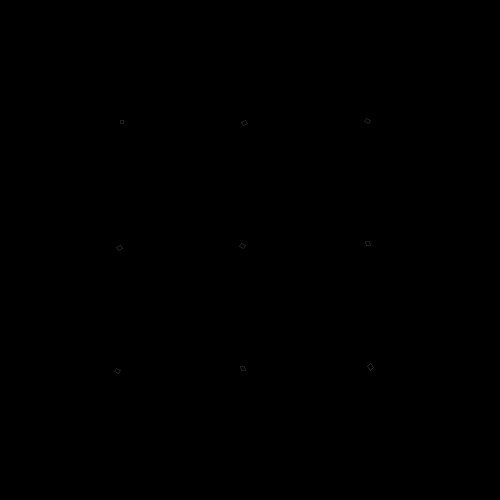
Frame 1 (no input)
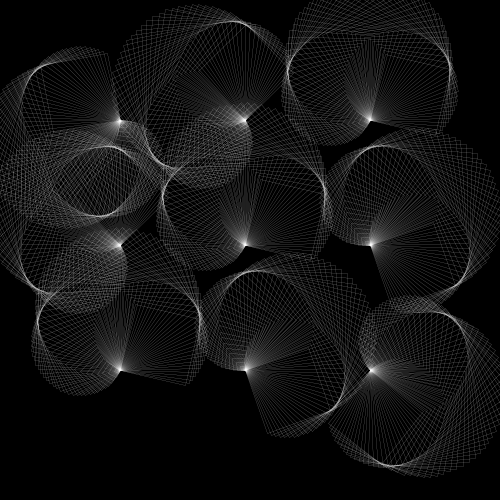
Frame 60 (the mouse pressed at the canvas centre just before this capture)
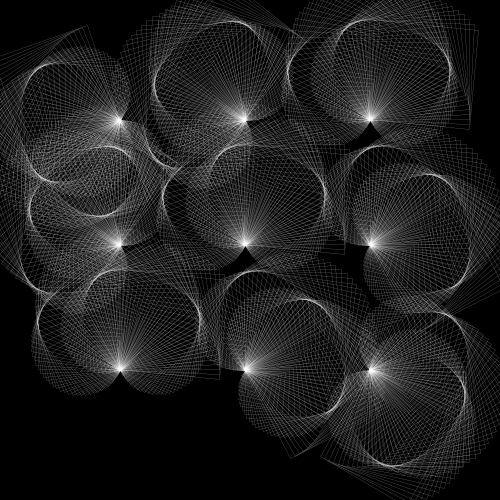
Frame 120 (the mouse held since frame 60 and released just before this capture)

The Processing sketch that drew these frames (run headless with seeded random() and noise(); from frame 60 on, the mouse is pressed at the canvas centre):

// Processing sketch: ex2_yena
// ── ex2_yena.pde
//https://www.openprocessing.org/sketch/101383

float rot = 0;

void setup() {
  size(500,500);
  background(0);
  smooth();
  noFill();
}

void draw_rotating_rect(float x, float y, float rect_size, float r){
  translate(x, y);
  rotate(r);
  rect(0, 0, rect_size, rect_size);
  resetMatrix();
}

void draw(){
  strokeWeight(0.1);
  stroke(255);
  float x = 0;
  while (x < 3) {
    float y = 0;
    while (y < 3) { 
      float dia = sin(frameCount*0.040) * 100;
      draw_rotating_rect(120 + x * 125, 120 + y * 125, dia, rot + y + x);
      y = y + 1;
    }
    x = x + 1;
  }
  rot = rot + 0.05;
}

void mousePressed() {
  background(0);
}
